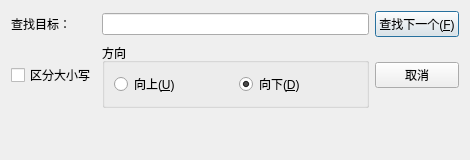
<?xml version="1.0" encoding="UTF-8"?>
<ui version="4.0">
 <class>FindDialog</class>
 <widget class="QDialog" name="FindDialog">
  <property name="geometry">
   <rect>
    <x>0</x>
    <y>0</y>
    <width>470</width>
    <height>160</height>
   </rect>
  </property>
  <property name="windowTitle">
   <string>查找</string>
  </property>
  <layout class="QGridLayout" name="gridLayout">
   <item row="0" column="0">
    <widget class="QLabel" name="findLabel">
     <property name="text">
      <string>查找目标：</string>
     </property>
    </widget>
   </item>
   <item row="0" column="1">
    <widget class="QLineEdit" name="findEdit"/>
   </item>
   <item row="0" column="2">
    <widget class="QPushButton" name="findButton">
     <property name="text">
      <string>查找下一个(&amp;F)</string>
     </property>
     <property name="default">
      <bool>true</bool>
     </property>
    </widget>
   </item>
   <item row="1" column="0">
    <widget class="QCheckBox" name="caseCheckBox">
     <property name="text">
      <string>区分大小写</string>
     </property>
    </widget>
   </item>
   <item row="1" column="1">
    <widget class="QGroupBox" name="directionGroup">
     <property name="title">
      <string>方向</string>
     </property>
     <layout class="QHBoxLayout" name="directionLayout">
      <item>
       <widget class="QRadioButton" name="upRadio">
        <property name="text">
         <string>向上(&amp;U)</string>
        </property>
       </widget>
      </item>
      <item>
       <widget class="QRadioButton" name="downRadio">
        <property name="text">
         <string>向下(&amp;D)</string>
        </property>
        <property name="checked">
         <bool>true</bool>
        </property>
       </widget>
      </item>
     </layout>
    </widget>
   </item>
   <item row="1" column="2">
    <widget class="QPushButton" name="cancelButton">
     <property name="text">
      <string>取消</string>
     </property>
    </widget>
   </item>
   <item row="2" column="0" colspan="3">
    <widget class="QLabel" name="hintLabel">
     <property name="text">
      <string/>
     </property>
    </widget>
   </item>
  </layout>
 </widget>
 <resources/>
 <connections/>
</ui>
